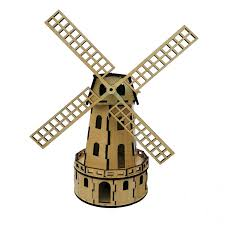
#> input picture HW1/pic.jpg, 225 x 225 px, given in place of LineDetection.jpg, which was not available
$ jupyter execute --allow-errors 'HW[6].ipynb'   (text cells are left out)
#> lines starting #> are read from the running program, lines starting #| are printed output that depends on the picture; after the words box and inside, x2 and y2 are one past the last pixel; in counts of white or black regions, pixels touching at a corner belong together; pictures that were not available may be replaced by others from this repository, and a replacement may not be noted
[cell 1]
import numpy as np
import cv2
import matplotlib.pyplot as plt
import math

[cell 2]
from google.colab import files
uploaded = files.upload()
#> the answer given: pic.jpg

[cell 3]
#TODO
img = cv2.imread("LineDetection.jpg")
#> img is the input picture: shape (225, 225, 3); mean B, G, R 216.5, 224.6, 228.6
gray = cv2.cvtColor(img, cv2.COLOR_BGR2GRAY)
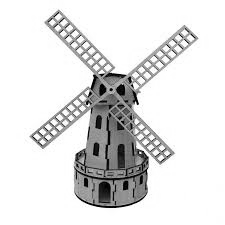
#> gray: shape (225, 225); min 0, max 255, mean 224.9
canny=cv2.Canny(gray,50,200)
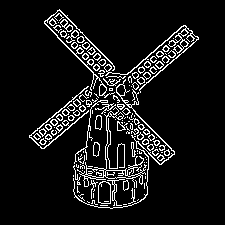
#> canny: shape (225, 225); 8.9% white in thin lines or dots, all inside (x1, y1, x2, y2) = (29, 9, 199, 209)
lines = cv2.HoughLines(canny,1,np.pi/180,250)
#> lines = None
#> (the rest of this cell did not finish here and is left out)

[cell 4]
#TODO
img = cv2.imread("LineDetection.jpg")
gray = cv2.cvtColor(img, cv2.COLOR_BGR2GRAY)
canny=cv2.Canny(gray,50,200)
lines= cv2.HoughLinesP(canny,1,np.pi/360,250,minLineLength=10, maxLineGap=20)
#> (the rest of this cell did not finish here and is left out)

[cell 5]
img = cv2.imread("LineDetection.jpg",0)
#> img: shape (225, 225); min 0, max 255, mean 225
imgcolorous = cv2.imread('LineDetection.jpg')
UNKNOWN = cv2.createLineSegmentDetector(0)
lines = UNKNOWN.detect(img)[0]
#> lines = 115 rows, first 6: [109.2, 72.15, 127, 74.07], [90.34, 88.3, 93.14, 73.13], [130.3, 208.2, 78.99, 203.7], [135.1, 92.86, 138.8, 103.3], [98.17, 73.37, 108.1, 71.58], [148, 156.8, 146.4, 194.5]
drawn_img = UNKNOWN.drawSegments(imgcolorous,lines)
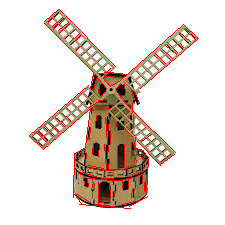
#> drawn_img: shape (225, 225, 3); mean B, G, R 211.8, 219, 231.8
cv2.imwrite('LineDetection.jpg',drawn_img)
plt.imshow(drawn_img)
